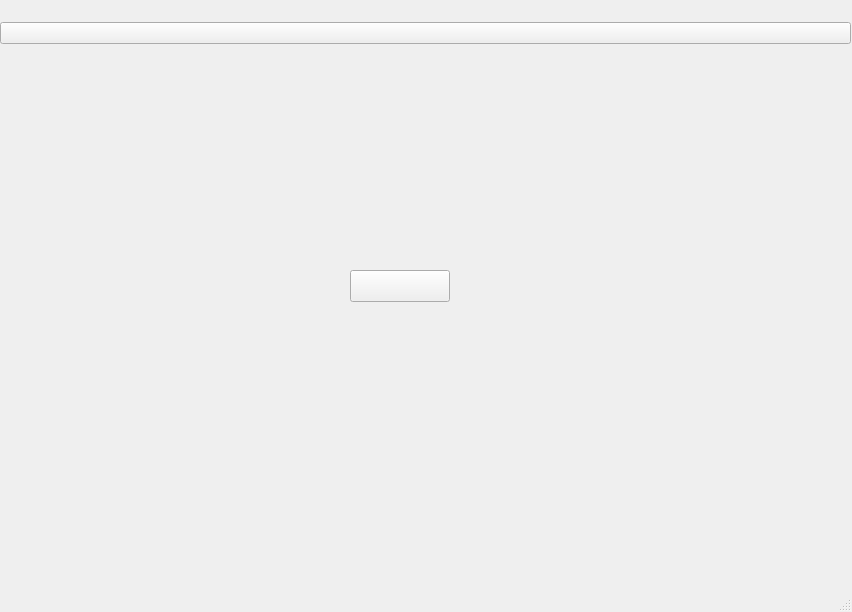
<?xml version="1.0" encoding="UTF-8"?>
<ui version="4.0">
 <class>MainScreen</class>
 <widget class="QMainWindow" name="MainScreen">
  <property name="geometry">
   <rect>
    <x>0</x>
    <y>0</y>
    <width>852</width>
    <height>612</height>
   </rect>
  </property>
  <property name="contextMenuPolicy">
   <enum>Qt::ContextMenuPolicy::DefaultContextMenu</enum>
  </property>
  <property name="windowTitle">
   <string>FileExplorer</string>
  </property>
  <widget class="QWidget" name="centralwidget">
   <widget class="QWidget" name="verticalLayoutWidget">
    <property name="geometry">
     <rect>
      <x>0</x>
      <y>0</y>
      <width>851</width>
      <height>66</height>
     </rect>
    </property>
    <layout class="QVBoxLayout" name="verticalLayout" stretch="0">
     <item>
      <widget class="QPushButton" name="pushButton">
       <property name="text">
        <string/>
       </property>
       <property name="icon">
        <iconset theme="QIcon::ThemeIcon::GoPrevious"/>
       </property>
      </widget>
     </item>
    </layout>
   </widget>
   <widget class="QPushButton" name="pushButton_2">
    <property name="geometry">
     <rect>
      <x>350</x>
      <y>270</y>
      <width>100</width>
      <height>32</height>
     </rect>
    </property>
    <property name="text">
     <string/>
    </property>
   </widget>
  </widget>
  <widget class="QStatusBar" name="statusbar"/>
 </widget>
 <resources/>
 <connections/>
</ui>
